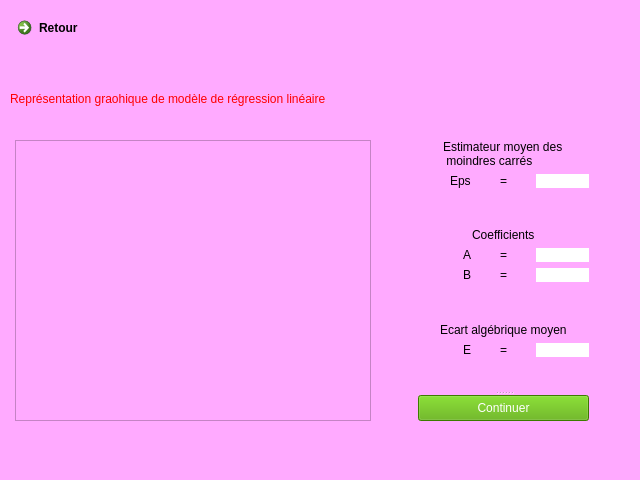
<?xml version="1.0" encoding="UTF-8"?>
<ui version="4.0">
 <class>Dialog</class>
 <widget class="QDialog" name="Dialog">
  <property name="geometry">
   <rect>
    <x>0</x>
    <y>0</y>
    <width>640</width>
    <height>480</height>
   </rect>
  </property>
  <property name="windowTitle">
   <string>Dialog</string>
  </property>
  <property name="styleSheet">
   <string notr="true">background-color: rgb(255, 170, 255);</string>
  </property>
  <widget class="QWidget" name="layoutWidget_2">
   <property name="geometry">
    <rect>
     <x>10</x>
     <y>140</y>
     <width>361</width>
     <height>281</height>
    </rect>
   </property>
   <layout class="QVBoxLayout" name="verticalLayout">
    <property name="leftMargin">
     <number>5</number>
    </property>
    <item>
     <widget class="QGraphicsView" name="graphicsView"/>
    </item>
   </layout>
  </widget>
  <widget class="QWidget" name="layoutWidget_3">
   <property name="geometry">
    <rect>
     <x>10</x>
     <y>10</y>
     <width>731</width>
     <height>109</height>
    </rect>
   </property>
   <layout class="QVBoxLayout" name="verticalLayout_2">
    <item>
     <layout class="QHBoxLayout" name="horizontalLayout_2">
      <item alignment="Qt::AlignLeft|Qt::AlignTop">
       <widget class="QCommandLinkButton" name="retour">
        <property name="text">
         <string>Retour</string>
        </property>
       </widget>
      </item>
      <item alignment="Qt::AlignRight|Qt::AlignTop">
       <widget class="QPushButton" name="pushButton_5">
        <property name="text">
         <string>Espace de travail</string>
        </property>
       </widget>
      </item>
     </layout>
    </item>
    <item>
     <spacer name="horizontalSpacer">
      <property name="orientation">
       <enum>Qt::Horizontal</enum>
      </property>
      <property name="sizeHint" stdset="0">
       <size>
        <width>40</width>
        <height>20</height>
       </size>
      </property>
     </spacer>
    </item>
    <item>
     <widget class="QLabel" name="label">
      <property name="styleSheet">
       <string notr="true">color: rgb(255, 0, 0);
font: 75 13pt &quot;MS Shell Dlg 2&quot;;</string>
      </property>
      <property name="text">
       <string>Représentation graohique de modèle de régression linéaire</string>
      </property>
     </widget>
    </item>
   </layout>
  </widget>
  <widget class="QSplitter" name="splitter">
   <property name="geometry">
    <rect>
     <x>418</x>
     <y>140</y>
     <width>171</width>
     <height>281</height>
    </rect>
   </property>
   <property name="orientation">
    <enum>Qt::Vertical</enum>
   </property>
   <widget class="QWidget" name="layoutWidget">
    <layout class="QGridLayout" name="gridLayout">
     <item row="4" column="0">
      <layout class="QVBoxLayout" name="verticalLayout_6">
       <item alignment="Qt::AlignHCenter">
        <widget class="QLabel" name="label_9">
         <property name="text">
          <string>Ecart algébrique moyen</string>
         </property>
        </widget>
       </item>
       <item>
        <layout class="QHBoxLayout" name="horizontalLayout_9">
         <item alignment="Qt::AlignRight">
          <widget class="QLabel" name="label_28">
           <property name="text">
            <string>E</string>
           </property>
          </widget>
         </item>
         <item alignment="Qt::AlignHCenter">
          <widget class="QLabel" name="label_29">
           <property name="text">
            <string>=</string>
           </property>
          </widget>
         </item>
         <item>
          <widget class="QLabel" name="label_30">
           <property name="styleSheet">
            <string notr="true">background-color: rgb(255, 255, 255);</string>
           </property>
           <property name="text">
            <string/>
           </property>
           <property name="alignment">
            <set>Qt::AlignLeading|Qt::AlignLeft|Qt::AlignTop</set>
           </property>
          </widget>
         </item>
        </layout>
       </item>
      </layout>
     </item>
     <item row="1" column="0">
      <widget class="QLabel" name="label_2">
       <property name="text">
        <string/>
       </property>
      </widget>
     </item>
     <item row="3" column="0">
      <widget class="QLabel" name="label_3">
       <property name="text">
        <string/>
       </property>
      </widget>
     </item>
     <item row="0" column="0">
      <layout class="QVBoxLayout" name="verticalLayout_3">
       <item alignment="Qt::AlignHCenter">
        <widget class="QLabel" name="label_6">
         <property name="text">
          <string>Estimateur moyen des
 moindres carrés</string>
         </property>
        </widget>
       </item>
       <item>
        <layout class="QHBoxLayout" name="horizontalLayout_6">
         <item alignment="Qt::AlignRight">
          <widget class="QLabel" name="label_19">
           <property name="text">
            <string>Eps</string>
           </property>
          </widget>
         </item>
         <item alignment="Qt::AlignHCenter">
          <widget class="QLabel" name="label_20">
           <property name="text">
            <string>=</string>
           </property>
          </widget>
         </item>
         <item>
          <widget class="QLabel" name="label_21">
           <property name="styleSheet">
            <string notr="true">background-color: rgb(255, 255, 255);</string>
           </property>
           <property name="text">
            <string/>
           </property>
           <property name="alignment">
            <set>Qt::AlignLeading|Qt::AlignLeft|Qt::AlignTop</set>
           </property>
          </widget>
         </item>
        </layout>
       </item>
      </layout>
     </item>
     <item row="2" column="0">
      <layout class="QVBoxLayout" name="verticalLayout_4">
       <item alignment="Qt::AlignHCenter">
        <widget class="QLabel" name="label_7">
         <property name="text">
          <string>Coefficients</string>
         </property>
        </widget>
       </item>
       <item>
        <layout class="QHBoxLayout" name="horizontalLayout_7">
         <item alignment="Qt::AlignRight">
          <widget class="QLabel" name="label_22">
           <property name="text">
            <string>A</string>
           </property>
          </widget>
         </item>
         <item alignment="Qt::AlignHCenter">
          <widget class="QLabel" name="label_23">
           <property name="text">
            <string>=</string>
           </property>
          </widget>
         </item>
         <item>
          <widget class="QLabel" name="label_24">
           <property name="styleSheet">
            <string notr="true">background-color: rgb(255, 255, 255);</string>
           </property>
           <property name="text">
            <string/>
           </property>
           <property name="alignment">
            <set>Qt::AlignLeading|Qt::AlignLeft|Qt::AlignTop</set>
           </property>
          </widget>
         </item>
        </layout>
       </item>
       <item>
        <layout class="QHBoxLayout" name="horizontalLayout_8">
         <item alignment="Qt::AlignRight">
          <widget class="QLabel" name="label_25">
           <property name="text">
            <string>B</string>
           </property>
          </widget>
         </item>
         <item alignment="Qt::AlignHCenter">
          <widget class="QLabel" name="label_26">
           <property name="text">
            <string>=</string>
           </property>
          </widget>
         </item>
         <item>
          <widget class="QLabel" name="label_27">
           <property name="styleSheet">
            <string notr="true">background-color: rgb(255, 255, 255);</string>
           </property>
           <property name="text">
            <string/>
           </property>
           <property name="alignment">
            <set>Qt::AlignLeading|Qt::AlignLeft|Qt::AlignTop</set>
           </property>
          </widget>
         </item>
        </layout>
       </item>
      </layout>
     </item>
     <item row="5" column="0">
      <widget class="QLabel" name="label_4">
       <property name="text">
        <string/>
       </property>
      </widget>
     </item>
    </layout>
   </widget>
   <widget class="QPushButton" name="continuer">
    <property name="styleSheet">
     <string notr="true">background-color: rgb(85, 170, 0);
color: rgb(255, 255, 255);</string>
    </property>
    <property name="text">
     <string>Continuer</string>
    </property>
    <property name="iconSize">
     <size>
      <width>20</width>
      <height>20</height>
     </size>
    </property>
   </widget>
  </widget>
 </widget>
 <resources/>
 <connections/>
</ui>
